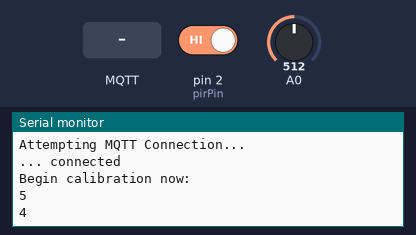
A sketch run on a simulated Arduino Uno, built with avr-gcc and run on an emulated ATmega328P. On the bench: the last lines printed to the serial monitor. The test bench sets the inputs (shaded band); at power-on: pin 2 (pirPin) HIGH, A0 = 512. WiFi joins after 1.5 s; servers stay silent unless stated; no MQTT or app messages arrive unless stated.

Above: at 4.2 s.
4.3 s: MQTT message "recalibrate-ldr" arrives on the first subscribed topic
At 9.0 s:
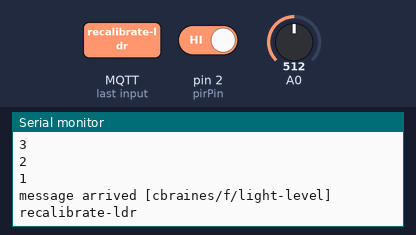
9.5 s: MQTT message "1" arrives on the first subscribed topic
At 10.6 s:
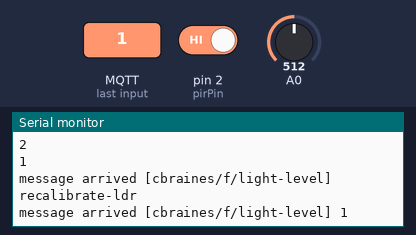
11.0 s: MQTT message "on" arrives on the first subscribed topic
At 11.7 s:
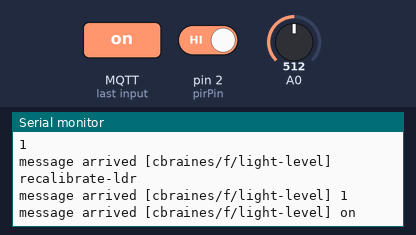
12.5 s: MQTT message "off" arrives on the first subscribed topic
At 12.9 s:
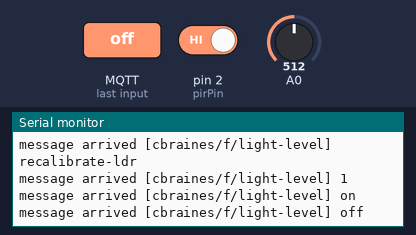
14.0 s: MQTT message "recalibrate-ldr" arrives on the second subscribed topic
At 15.2 s:
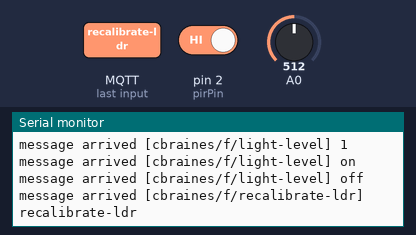
15.5 s: MQTT message "1" arrives on the second subscribed topic
At 16.3 s:
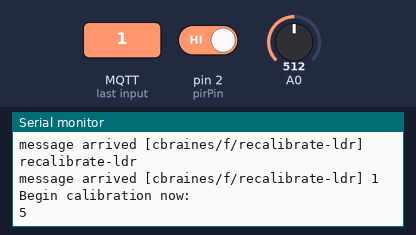
Timing chart, 0 to 18.0 s (numbered marks = the images above; inputs shaded):
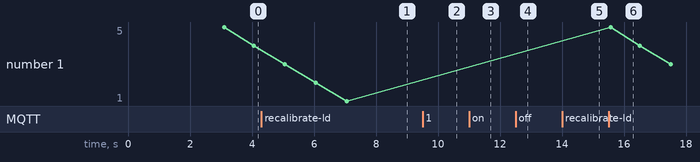

The sketch:

CB_MP_Publisher.ino.ino
```cpp
#include <SPI.h>
#include <Ethernet2.h>
#include <PubSubClient.h>

// Needs changing for any different boards code is uploaded to.
byte mac[] = {0x90, 0xA2, 0xDA, 0x11, 0x3B, 0xC6};

// Set fallback network config in case of no DHCP server
IPAddress ip(192, 168, 0, 11);
IPAddress gateway(192, 168, 0, 254);
IPAddress subnet(255, 255, 255, 0);

// Create class instances for MQTT
EthernetClient ethernetClient;
PubSubClient client(ethernetClient);

// Pin Constants defined here
const char pirPin = 2;

// Programme scope variables declared here
uint8_t pirState = 0;
unsigned int maxLevel = 0;
unsigned int minLevel = 1023;
unsigned long ts = millis();


void setup() {
  // Init Serial for debugging and general client side messages
  Serial.begin(9600);
  Serial.println("Starting MQTT client on arduino ...");

  // Set MQTT server
  client.setServer("brain.engineering", 1883);
  client.setCallback(call_Back);

  /*!SET PINS HERE!*/
  // Set input and outputs
  pinMode(pirPin, INPUT);

  // Connect to network
  if (Ethernet.begin(mac) == 0){
    // Fallback if no DHCP
    Serial.println("Failed to configure ethernet using DHCP");
    Ethernet.begin(mac, ip);
  }

  // Delay to ensure everything set
  delay(1500);

  Serial.print("MQTT client is at: ");
  Serial.println(Ethernet.localIP());

}

void loop() {
  //Conect on first instance and then recon if any DC occurs
  if (!client.connected()){
    reconnect();
  }

  /*!CHANGE TO TIER TAKING DIFFERENT DATA EVERY 0.2 Seconds?!*/
  // Every 1.5s send data
  if (millis() > ts + 1500){
    ts = millis();
    sendLight(&maxLevel, &minLevel);
    readPIR(&pirState);
  }

  client.loop();

}

/*!SUBSCRIBE TO OVERRIDE FEEDS TO PREVENT DATA SENDING?!*/
// Function to handle recieving messages from broker
void call_Back(char* topic, byte* payload, unsigned int messLength){

  // Format received data and topic and print to serial
  String t = String(topic);
  char data[messLength+1];
  for (int i = 0; i < messLength; i++){
    data[i] = payload[i];
  }
  data[messLength] = '\0';
  Serial.print("message arrived [");
  Serial.print(topic);
  Serial.print("] ");
  Serial.println(data);

  // Check calibration has been pressed
  if (t.indexOf("recalibrate-ldr") > 0){
    if (strcmp(data, "1") == 0){
      calibrate_Ldr(&maxLevel, &minLevel);
    }
  }

}

void reconnect() {
  while (!client.connected()) {
    Serial.println("Attempting MQTT Connection...");

    // Connect Publisher to broker
    /*!CHANGE BROKER AND FEEDS TO brain.engineering and /f/... !*/
    if (client.connect("CB_MP_Publisher", "cbraines", "Tp:5tF'<5dc_k@;<")) {
      Serial.println("... connected");

      client.publish("cbraines/f/message-log", "Publisher begun");

      /*!ADD FEEDS!*/
      /*!NEED TO KNOW STATES OF ANY CALIBRATION FEEDS!*/
      // Subscribe to relevant feeds
      client.subscribe("cbraines/f/light-level");     /*!DON'T NEED FURTHER DOWN THE LINES!*/
      client.subscribe("cbraines/f/recalibrate-ldr");

      // Perform setup tasks
      calibrate_Ldr(&maxLevel, &minLevel);

      /*!PRE PUBLISH ANYTHING NEEDED HERE!*/
      // Publish any startup values
    }
    // Attempt Reconnect
    else {
      Serial.print("Failed, RC = ");
      Serial.print(client.state());
      Serial.println(" trying again in ~5 seconds");

      /*!HARD DELAY USED HERE AS NO NEED PUB OCCURS ON THIS BOARD!*/
      delay(5000);
    }

  }
}

// Re-calibration function
void calibrate_Ldr(uint16_t *maxL, uint16_t *minL){

  unsigned long timestamp = millis();
  uint8_t i = 1;
  *maxL = 0;
  *minL = 1023;
  Serial.println("Begin calibration now:");
  while (millis() < (timestamp + 5000)){
    if ((i == 1) && (millis() < timestamp + 1000)){
      i++;
      Serial.println("5");
    }
    else if ((i == 2) && (millis() > timestamp + 1000) && (millis() < timestamp + 2000)){
      i++;
      Serial.println("4");
    }
    else if ((i == 3) && (millis() > timestamp + 2000) && (millis() < timestamp + 3000)){
      i++;
      Serial.println("3");
    }
    else if ((i == 4) && (millis() > timestamp + 3000) && (millis() < timestamp + 4000)){
      i++;
      Serial.println("2");
    }
    else if ((i == 5) && (millis() > timestamp + 4000) && (millis() < timestamp + 5000)){
      i++;
      Serial.println("1");
    }
    int light = analogRead(A0);
    if (light > *maxL){
      *maxL= light;
    }
    if (light < *minL){
      *minL = light;
    }
  }
  client.publish("cbraines/f/message-log","LDR recalibrated");
}

// Function to read light and send via sendFeed fnc
void sendLight(uint16_t *maxL, uint16_t *minL){
  if (client.connected()){
    int light = analogRead(A0);

    // Remap light value
    light = map(light, *minL, *maxL, 0, 100);
    // Stop value from exceeding upper and lower bounds
    light = constrain(light, 0, 100);

    char feed[] = "cbraines/f/light-level";
    sendData(feed, light);
  }
}

// funciton for PIR that Transmits PIR state on toggle of state
void readPIR(uint8_t *state){
  /* PIR holds input of 1 internally for ~8s whenever detecting so no interrupt needed */
  int pirVal;
  pirVal = digitalRead(pirPin);

  // tx broker if latch has occured
  if (pirVal != *state){
      char feed[] = "cbraines/f/pir-level";
      sendData(feed, pirVal);
      *state = pirVal;
  }

}

// function to handle all data sending
void sendData(char *feed, int payload){

  // Convert payload to character array
  String payloadStr = String(payload, DEC);
  char payloadBuffer[8];
  payloadStr.toCharArray(payloadBuffer, 9);

  // Publish value
  client.publish(feed, payloadBuffer);

}
```

Measured:
- after the input at 4.3 s, the serial monitor: prints a new line after 3.8 s (image 1)
- after the input at 9.5 s, the serial monitor: prints a new line at once (image 2)
- after the input at 11.0 s, the serial monitor: prints a new line at once (image 3)
- after the input at 12.5 s, the serial monitor: prints a new line at once (image 4)
- after the input at 14.0 s, the serial monitor: prints a new line at once (image 5)
- after the input at 15.5 s, the serial monitor: prints a new line at once (image 6)
- plotted number 1: 1 → 3 after the input at 15.5 s
